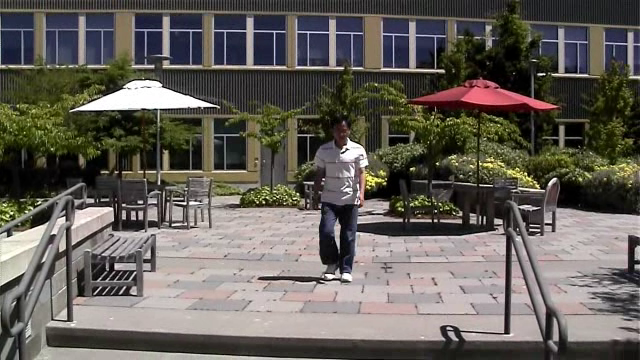
//> input picture frame 24 of practice/9/stabilization/0.avi, 640 x 360 px
$ ./main   (built with g++ and OpenCV 4)
//> lines starting //> are read from the running program, lines starting //| are printed output that depends on the picture
// Image Transformation & Video Stabilization - Practice #2
// - Based on feature_detection_실습_1.cpp (Motion Estimation + simple warping)
// - Practice #2 adds Path Planning (Gaussian smoothing of camera motion)
// - Motion Estimation: SIFT + Homography
// - Path Planning: Gaussian smoothing of homography sequence
// - Warping: Compensation using smoothed homographies (COLOR frames)
// - Video path is hard-coded as a constant.

#include <iostream>
#include <vector>
#include <opencv2/opencv.hpp>

using namespace std;
using namespace cv;

// 하드코딩된 입력 영상 경로
const string VIDEO_PATH = "0.avi";   // 필요에 따라 파일명만 수정해서 사용

// Path Planning용 Gaussian Blur 파라미터 (실습2)
const int   GAUSSIAN_KERNEL_SIZE = 21;   // 시간축 방향 커널 크기 (홀수)
const double GAUSSIAN_SIGMA = 5.0;  // sigma 값이 클수록 더 부드럽게

// 두 프레임(그레이스케일) 사이의 Homography 추정: Feature + RANSAC
// [124 lines left out: functions estimateHomography, buildCameraTrajectory, smoothHomographies, not called in this run]

int main()
{
    // 1) 동영상 읽기
    VideoCapture cap(VIDEO_PATH);
    if (!cap.isOpened())
    {
        cerr << "Error: cannot open video: " << VIDEO_PATH << endl;
        return -1;
    }

    vector<Mat> framesColor;
    vector<Mat> framesGray;

    Mat frame;
    while (cap.read(frame))
    {
//> frame is the input picture: 360 rows x 640 cols, CV_8UC3; mean B, G, R 89.5, 96.1, 100.7
        framesColor.push_back(frame.clone());

        Mat gray;
        cvtColor(frame, gray, COLOR_BGR2GRAY);
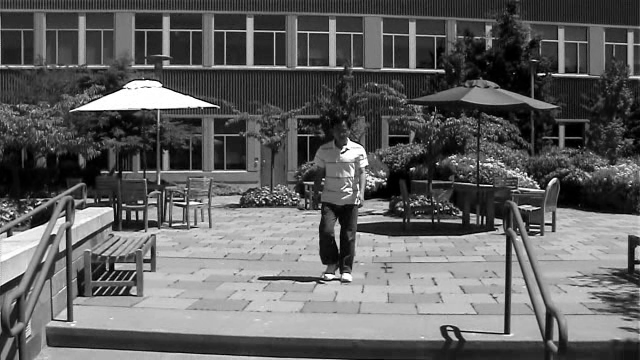
//> gray: 360 rows x 640 cols, CV_8UC1; min 0, max 255, mean 96.7
        framesGray.push_back(gray);
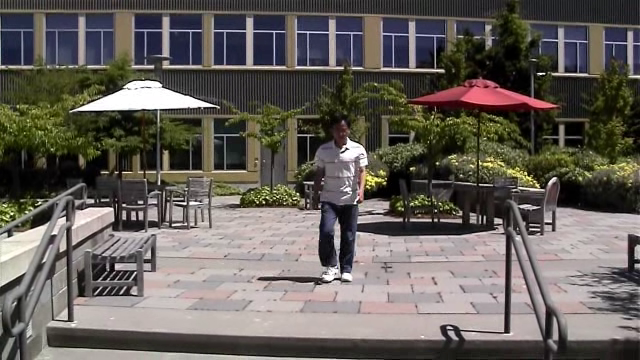
//> input picture frame 25 of practice/9/stabilization/0.avi, 640 x 360 px
    }

    if (framesGray.empty())
    {
        cerr << "Error: no frames read from video." << endl;
        return -1;
    }

    // 2) Motion Estimation + 카메라 궤적 계산 (실습1과 동일한 부분)
    vector<Mat> H_list;          // 원본 카메라 Motion (누적 Homography)
    buildCameraTrajectory(framesGray, H_list);

    // 3) Path Planning (실습2 추가 부분)
    //    - Homography 시퀀스를 Gaussian Blur로 부드럽게 만들어 Smooth Path 생성
    vector<Mat> H_smooth = H_list;  // 원본을 복사해서 smoothing
    smoothHomographies(H_smooth);

    // 4) Warping: Smooth Path와 원본 Path 차이를 보상하는 Homography 적용
    //    Compensation H_comp = H_smooth * H_original^{-1}

    Size frameSize = framesGray[0].size();
    double fps = cap.get(CAP_PROP_FPS);
    if (fps <= 0) fps = 30.0; // FPS 정보를 얻지 못하면 기본값 사용

    // 결과 동영상 저장 (컬러)
    VideoWriter writer("stabilized_practice2.avi",
        VideoWriter::fourcc('X', 'V', 'I', 'D'),
        fps,
        frameSize,
        true); // true: color

    if (!writer.isOpened())
    {
        cerr << "Warning: cannot open VideoWriter. Only showing result without saving." << endl;
    }

    for (size_t i = 0; i < framesGray.size(); ++i)
    {
        // 실습1: H_comp = H_list[i].inv();  (Smooth Path = Identity)
        // 실습2: H_comp = H_smooth[i] * H_list[i].inv();
        Mat H_comp = H_smooth[i] * H_list[i].inv();

        Mat stabilizedColor;
        warpPerspective(framesColor[i], stabilizedColor, H_comp, frameSize,
            INTER_LINEAR, BORDER_REPLICATE);

        if (writer.isOpened())
            writer.write(stabilizedColor);

        imshow("Original (Color)", framesColor[i]);
        imshow("Stabilized (Practice 2, Color)", stabilizedColor);

        char key = (char) waitKey(30);
        if (key == 27) break; // ESC 키로 종료
    }

    return 0;
}

$ run again, starting later in the video
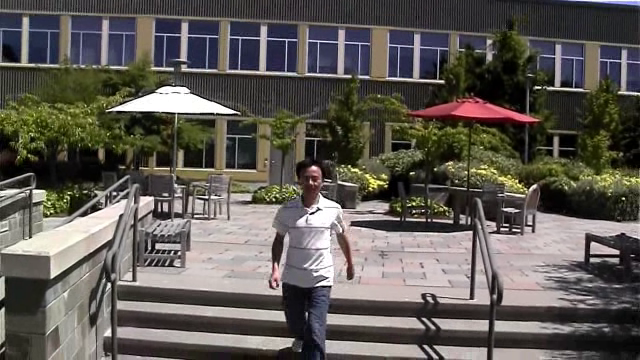
//> input picture frame 112 of practice/9/stabilization/0.avi, 640 x 360 px
//> frame is the input picture: 360 rows x 640 cols, CV_8UC3; mean B, G, R 84.9, 90.7, 95.1
//> `cvtColor(frame, gray, COLOR_BGR2GRAY);`:
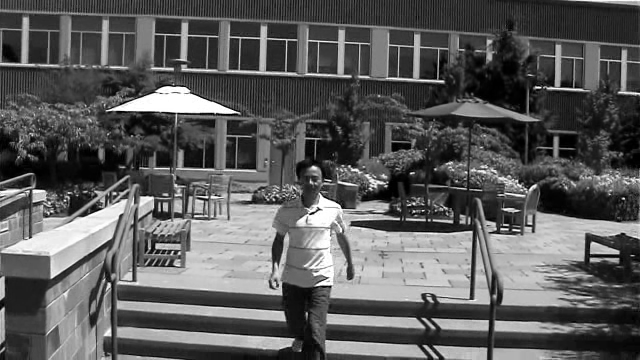
//> gray: 360 rows x 640 cols, CV_8UC1; min 0, max 255, mean 91.4
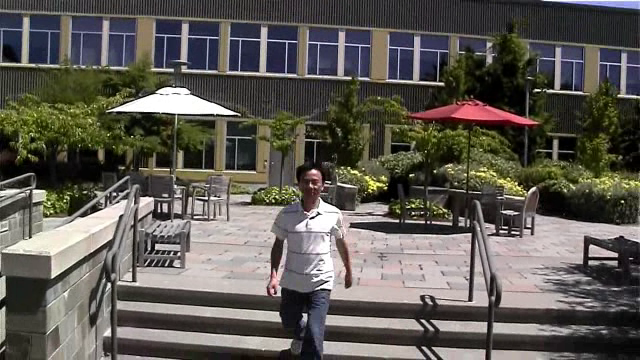
//> input picture frame 113 of practice/9/stabilization/0.avi, 640 x 360 px

$ run again, starting later in the video
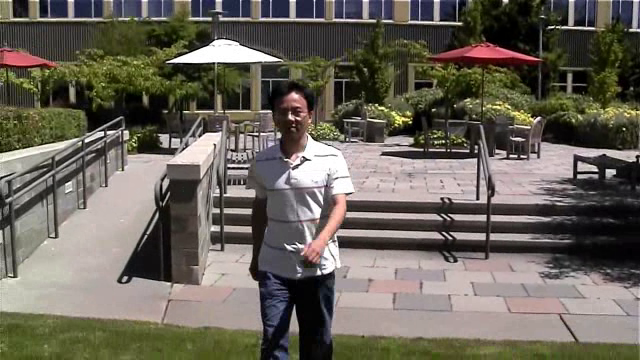
//> input picture frame 199 of practice/9/stabilization/0.avi, 640 x 360 px
//> frame is the input picture: 360 rows x 640 cols, CV_8UC3; mean B, G, R 90.1, 100.3, 106
//> `cvtColor(frame, gray, COLOR_BGR2GRAY);`:
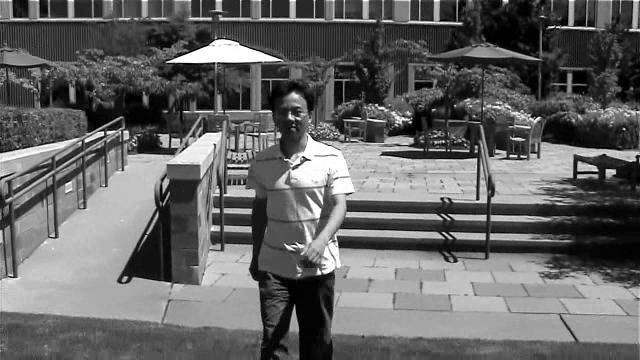
//> gray: 360 rows x 640 cols, CV_8UC1; min 0, max 255, mean 100.8
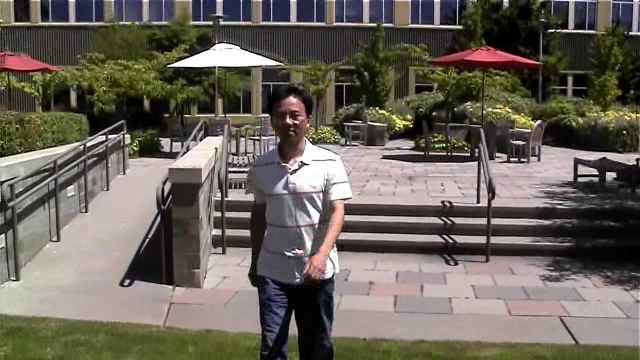
//> input picture frame 200 of practice/9/stabilization/0.avi, 640 x 360 px
